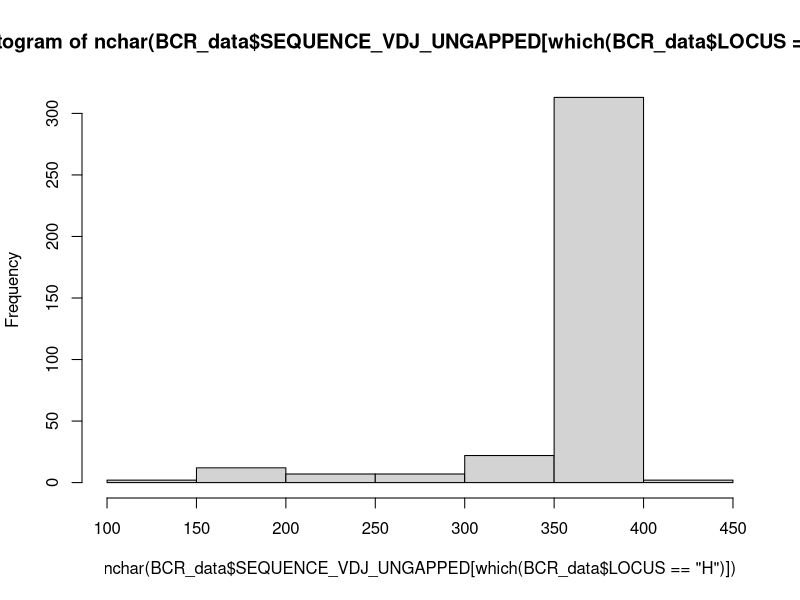
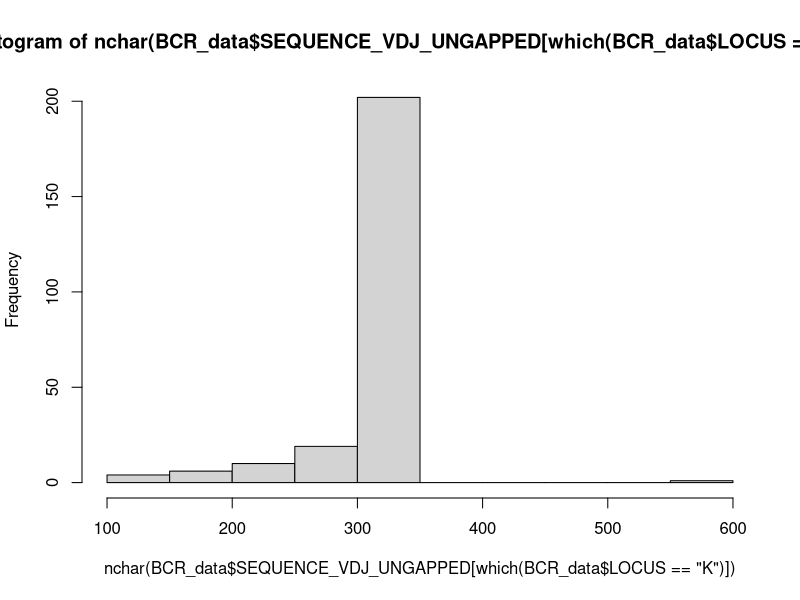
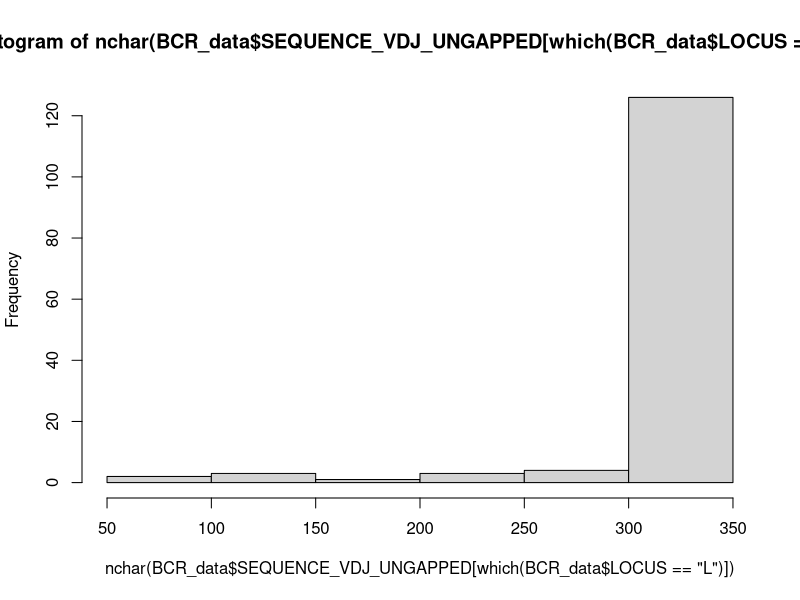

These charts were generated, in order, by the following R code:
#Here, we take the file from 2 and first exclude all non-IgGs as the project
#will focus on them. Then we for each clone select one BCR with the shortest
#intraclonal distance. After this, we randomly select 25% of the non-clonal
#sequences from the three donors separately. 
BCR_data <- read.csv("Data/BCR_database_versions/5_IMGT_gapped_db_IgG.csv")

##############
#FOR FIGURE 1
#############
table(BCR_data$Sample[which(BCR_data$LOCUS == "H")])

#1166_1 1227_1 1284_1 
#211     63     91

#As a few chains are dubiously short, we will exclude the shortest 10% here. 

hist(nchar(BCR_data$SEQUENCE_VDJ_UNGAPPED[which(BCR_data$LOCUS == "H")]))
quantile(nchar(BCR_data$SEQUENCE_VDJ_UNGAPPED[which(BCR_data$LOCUS == "H")]), 0.1)
#339.4
hist(nchar(BCR_data$SEQUENCE_VDJ_UNGAPPED[which(BCR_data$LOCUS == "K")]))
quantile(nchar(BCR_data$SEQUENCE_VDJ_UNGAPPED[which(BCR_data$LOCUS == "K")]), 0.1)
#275.2
hist(nchar(BCR_data$SEQUENCE_VDJ_UNGAPPED[which(BCR_data$LOCUS == "L")]))
quantile(nchar(BCR_data$SEQUENCE_VDJ_UNGAPPED[which(BCR_data$LOCUS == "L")]), 0.1)
#304.6

#This shows that all three chain loci have significant lower tails. We will
#exclude cells that has the heavy and the light chain, or in the case of K/L cells
#both of them, in this shortest 10% fraction. It turns out that of the 16 cells
#that have both a K and an L chain, 7 have one that is among the shortest 10%, so
#that probably shows the most likely candidate in all those cases too. Those
#cells will not be excluded here. 

short_chains <- lapply(split(BCR_data, f = BCR_data$LOCUS), function(x){
                                               lowQuant <- 
                                                   quantile(nchar(x$SEQUENCE_VDJ_UNGAPPED), 0.1)
                                               x$CELL[which(nchar(x$SEQUENCE_VDJ_UNGAPPED) < lowQuant)]
                                           })
#Are there any cells that have both a too short K and a too shot L chain?
length(which(short_chains$K %in% short_chains$L))
#2
#So we will need to do this separately for the double cells. 
doubleShort <- short_chains[which(short_chains$K %in% short_chains$L)]

shortAll <- unique(unlist(short_chains))
shortNonDouble <- 
    shortAll[-which(shortAll %in% BCR_data$CELL[which(BCR_data$light_type == "double")])]

realShort <- c(doubleShort, shortNonDouble)

length(realShort)/length(unique(BCR_data$CELL))
#0.1780822
#This means that 18% of the cells have at least one chain that is short. 

#Here, we focus the analysis on the heavy chains. 
BCR_data_H <- BCR_data[which(BCR_data$LOCUS == "H"),]

#And now, on the cells with all chains full-length.
BCR_data_H_long <- BCR_data_H[-which(BCR_data_H$CELL %in% realShort),]

##############
#FOR FIGURE 1
#############
length(realShort)
#65

table(BCR_data_H_long$ISOTYPE, BCR_data_H_long$Clonal)
#      FALSE TRUE
#IGHG1    75   17
#IGHG2    24   10
#IGHG3     6    0
#IGHG4    95   75

#We save the IgG3s anyway
BCR_data_H_clonal <- BCR_data_H_long[which(BCR_data_H_long$Clonal),]

BCR_H_clonal_selected <- do.call("rbind",lapply(split(BCR_data_H_clonal, 
                                      f = BCR_data_H_clonal$HamClone),
                                function(x){
                                    x[which.min(x$intraClonalDistance)[1],]
                                }))

#And now over to the others: 
BCR_data_H_nonclonal <- BCR_data_H_long[-which(BCR_data_H_long$Clonal),]

BCR_H_nonclonal_selected <- do.call("rbind",lapply(split(BCR_data_H_nonclonal , 
                                                      f = BCR_data_H_nonclonal$Sample),
                                                function(x){
                                                    x[sample(1:nrow(x), 
                                                             round(nrow(x)/4)),]
                                                }))

BCR_H_selected <- rbind(BCR_H_clonal_selected, BCR_H_nonclonal_selected)

BCR_selected <- BCR_data[which(BCR_data$CELL %in% BCR_H_selected$CELL),]

write.csv(BCR_selected, "Data/BCR_database_versions/5b_BCR_selected_db.csv", row.names = FALSE)

#As the exclusion criteria thresholds have previously been somehat harsher (especially
#exclusion of cells not fitting the surface B cell phenotype, a process that previously
#was unduly crude), the current, above selection would have resulted in approximately
#8 more cells being included. Furthermore, as the original selection was done without
#setting the pseudo-random seed, it would have been impossible to reproduce the exact 
#same set even if the exclusion criteria had been static. Below is therefore a file
#with a list of the cells in the original selection. The numbers for this selection
#is what is reported in the paper. As can be seen above, the intention was to select
#25% of the sequences, but as it got closer to 20% in the end, we report this number.
original_selection <- read.csv("Data/BCR_auxiliaries/Originally_selected_BCRs.csv")[,1]

originalClonality <- BCR_data_H_long$Clonal[which(BCR_data_H_long$CELL 
                                                  %in% original_selection)]

originalSample <- BCR_data_H_long$Sample[which(BCR_data_H_long$CELL 
                                               %in% original_selection)]

table(originalSample, originalClonality)

originalClonality
#originalSample FALSE TRUE
#1166_1    27   26
#1227_1     7    4
#1284_1    10   11
